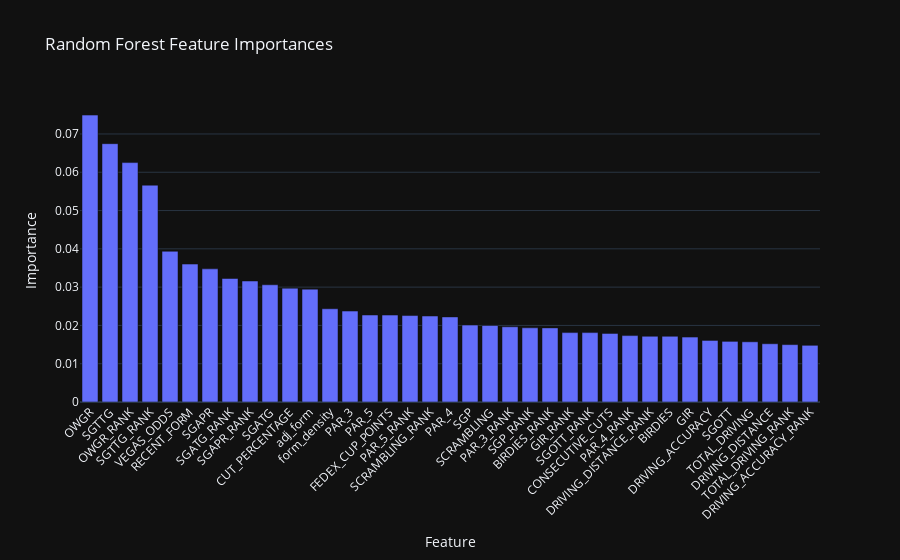

Source (notebook cell):
### Markdown cell above
Random Forest Training & Feature Importance

Now we train on all the data (no longer cross-validation folds) and extract the feature importance to see how it compares with linear correlations.

### Code cell
from sklearn.ensemble import RandomForestClassifier
from sklearn.calibration import CalibratedClassifierCV
from sklearn.preprocessing import StandardScaler
from imblearn.pipeline import Pipeline
from imblearn.over_sampling import SMOTE
from imblearn.under_sampling import RandomUnderSampler
import pandas as pd
import plotly.express as px

# === Resample the full dataset ===
over = SMOTE(sampling_strategy=0.5, k_neighbors=3)
under = RandomUnderSampler(sampling_strategy=0.5)
resample_pipeline = Pipeline([("o", over), ("u", under)])
X_all_resampled, y_all_resampled = resample_pipeline.fit_resample(
    training_df[feature_cols], training_df["TOP_20"]
)

# === Standardize ===
scaler = StandardScaler()
X_all_scaled = scaler.fit_transform(X_all_resampled)

# === Train Calibrated Random Forest ===
base_rf = RandomForestClassifier(random_state=42)
final_model = CalibratedClassifierCV(estimator=base_rf, method="sigmoid", cv=5)
final_model.fit(X_all_scaled, y_all_resampled)

# === Aggregate feature importances across all CV folds ===
all_importances = np.array([
    est.estimator.feature_importances_ for est in final_model.calibrated_classifiers_
])
mean_importance = all_importances.mean(axis=0)

importance_df = pd.DataFrame({
    "Feature": feature_cols,
    "Importance": mean_importance
}).sort_values(by="Importance", ascending=False)

# === Plot feature importances ===
fig = px.bar(
    importance_df,
    x="Feature",
    y="Importance",
    title="Random Forest Feature Importances",
    template="plotly_dark"
)
fig.update_layout(xaxis_tickangle=-45)
fig.show()

### Figure 1 — Plotly figure (JSON) as saved in the notebook; plotly's stock layout.template omitted (floating-point values rounded to 4 significant figures)
{"data": [{"hovertemplate": "Feature=%{x}<br>Importance=%{y}<extra></extra>", "legendgroup": "", "marker": {"color": "#636efa", "pattern": {"shape": ""}}, "name": "", "orientation": "v", "showlegend": false, "textposition": "auto", "type": "bar", "x": ["OWGR", "SGTTG", "OWGR_RANK", "SGTTG_RANK", "VEGAS_ODDS", "RECENT_FORM", "SGAPR", "SGATG_RANK", "SGAPR_RANK", "SGATG", "CUT_PERCENTAGE", "adj_form", "form_density", "PAR_3", "PAR_5", "FEDEX_CUP_POINTS", "PAR_5_RANK", "SCRAMBLING_RANK", "PAR_4", "SGP", "SCRAMBLING", "PAR_3_RANK", "SGP_RANK", "BIRDIES_RANK", "GIR_RANK", "SGOTT_RANK", "CONSECUTIVE_CUTS", "PAR_4_RANK", "DRIVING_DISTANCE_RANK", "BIRDIES", "GIR", "DRIVING_ACCURACY", "SGOTT", "TOTAL_DRIVING", "DRIVING_DISTANCE", "TOTAL_DRIVING_RANK", "DRIVING_ACCURACY_RANK"], "xaxis": "x", "y": [0.07493, 0.06747, 0.06252, 0.05663, 0.03936, 0.03602, 0.03478, 0.03226, 0.03159, 0.03061, 0.02973, 0.02948, 0.02435, 0.02374, 0.02272, 0.0227, 0.02258, 0.02246, 0.02222, 0.02009, 0.01998, 0.01965, 0.01938, 0.01936, 0.01812, 0.01812, 0.01792, 0.01734, 0.01716, 0.01716, 0.01695, 0.01608, 0.01584, 0.01572, 0.01521, 0.01499, 0.01481], "yaxis": "y"}], "layout": {"barmode": "relative", "legend": {"tracegroupgap": 0}, "title": {"text": "Random Forest Feature Importances"}, "xaxis": {"anchor": "y", "domain": [0, 1], "tickangle": -45, "title": {"text": "Feature"}}, "yaxis": {"anchor": "x", "domain": [0, 1], "title": {"text": "Importance"}}}}
